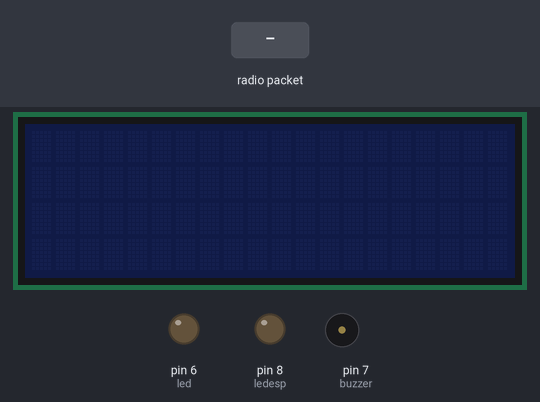
Recording of a sketch running on a simulated Arduino Uno, built with avr-gcc and run on an emulated ATmega328P. Shown: 20×4 character LCD, output pins drawn as LEDs (lit = HIGH), buzzer (waves = sounding). Dashed ring = blinking. The inputs (shaded band) are chosen by the test bench. EEPROM starts erased; no radio packets arrive unless stated; the modem accepts every AT command (registered, SIM ready, sends succeed) and sends nothing else; what the sketch prints to the serial monitor is not drawn.

Above: at 4.7 s.
4.8 s: radio packet "idris" arrives
At 9.5 s:
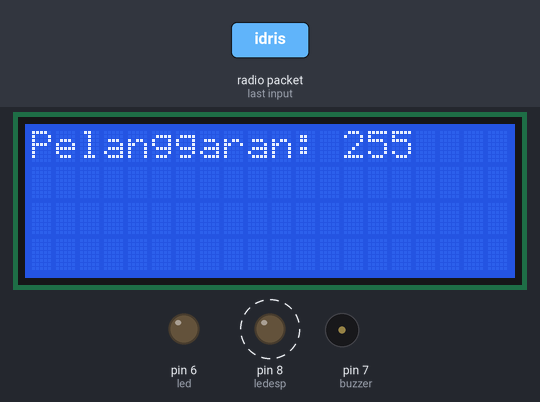
At 10.5 s:
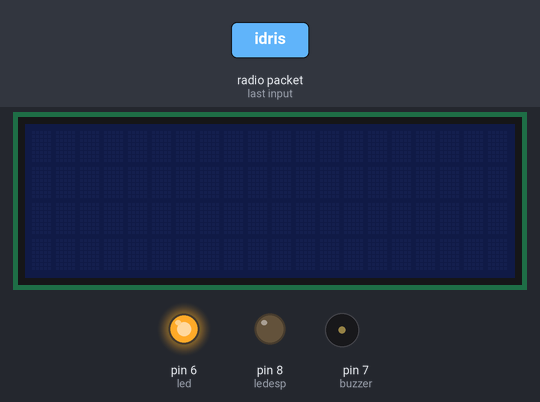
Timing chart, 0 to 13.7 s (numbered marks = the images above; inputs shaded):
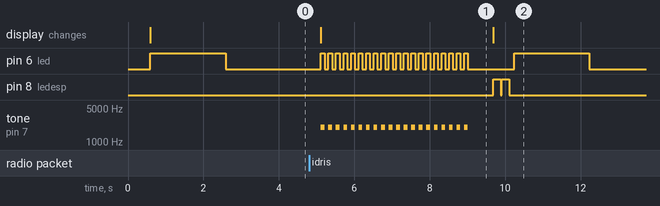

Measured:
- after the input at 4.8 s, pin 6 (led): goes 19 × (HIGH 0.10 s, LOW 0.10 s), HIGH 0.10 s, LOW 1.2 s, HIGH 2.0 s, then LOW, starting after 0.31 s; pin 8 (ledesp): alternates HIGH for 0.20 s and LOW for 0.01 s, 4 changes in all, then stays LOW, starting after 4.9 s

The sketch:

receiver.ino
```cpp
//PENGGUNA : Rahman Indra

#include  <SPI.h>                   //library SPI
#include <nRF24L01.h>               //library nRF24l01
#include <RF24.h>                   //library RF24
#include <EEPROM.h>                 //library EEPROMbu
#include <LiquidCrystal_I2C.h>      //library LCD
//esp
#include <SoftwareSerial.h>
#include <Wire.h>

String SSID_WIFI="qwerty";
String SSID_KEY="qwerty123";
String WEB_SERVER="192.168.43.70"; //Host //10.120.121.187
bool koneksiWifi;   //Simpan status koneksi
//String QUERY="/SistemKeamanan-PPL/arduino/insert?logMsg=";   //Kueri
String QUERY="/websensor/arduino.php?pelanggar=Rahman%20Indra&&dilanggar=";   //Kueri
SoftwareSerial myESP(2,3); // RX, TX
bool konekWifi();
bool kirimLog(String pesanLog);
bool initWifi();

LiquidCrystal_I2C lcd(0x27,20,4);   // alamat lcd 0x27 (16 char 2 baris)

RF24 radio(9,10);                   //deklarasi sensor nRF menggunakan pin 9 dan 10
int pelanggaranku;                  //pelanggaran pengguna

const int led = 6, ledesp=8;
const int buzzer = 7;
const byte address[6] = "00001";    //alamat NRF
int rom = 1;                        //tempat penyimpanan data pada eeprom
bool cekstatus = false;                   //deklarasi variabel penyimpan data pelanggaran
int hitungPelanggaran = EEPROM.read(rom);        //membaca data pada variabel rom
int button2 = 5;

//FUNGSI DAN DEKLARASI MILLIS
//unsigned long waktuSebelum=0;       // deklarasi untuk menghitung millis
//bool statusLed = HIGH;              //deklarasi statusled menjadi HIGH
//int jumlah = 0;                     //deklarasi jumlah sebagai penghitung led berkedip
//int lamaLed = 500;                  //sebagai lama waktu led berkedip (500 mili / 0,5 detik) saat dimamsukkan rumus pada void loop
//void waktu(){
//  unsigned long waktuSekarang=millis();
//  int lamaHijau=500;q
//  if(waktuSekarang-waktuSebelum>=lamaHijau && jumlah<5){
//    statusLed=!statusLed;
//    digitalWrite(led1,statusLed);
//    waktuSebelum=millis();
//    if(statusLed==LOW){
//      jumlah++;
//      Serial.println(jumlah);
//    }
//  }
//}

void(*mulai_reset) (void) = 0;      //perintah reset


void LCD_TAMPIL(){                  //FUNGSI tampilkan data pada LCD
  lcd.backlight();
  lcd.setCursor(0,0);
  lcd.print("Pelanggaran: " );
  lcd.print(hitungPelanggaran);
  lcd.display();
}

void setup() {
  myESP.begin(9600);
  koneksiWifi = konekWifi(); //MATIIN SEMENTARA SUPAYA CEPAT

  lcd.init();                       //LCD mulai
  lcd.init();

  pinMode(button2, INPUT);
  pinMode(led,OUTPUT);
  pinMode(ledesp,OUTPUT);
  pinMode(buzzer,OUTPUT);
  Serial.begin(9600);
  radio.begin();
  radio.openReadingPipe(0,address);
  radio.setPALevel(RF24_PA_MIN);
  radio.setDataRate(RF24_2MBPS);
  radio.startListening();
  Serial.println("mulai dari awal");
  Serial.println();

      digitalWrite(led,HIGH);
      delay(2000);
      digitalWrite(led,LOW);
      delay(1000);
  noTone(buzzer);
}

void loop() {
    unsigned long cekwaktu=millis();

  char text[32] = "";
  if (radio.available()){
//    delay(3000);  //tambahkan nanti
    radio.read(&text, sizeof(text));
    String nama = String(text);

    //CEK Muhammad Idris
    if (nama == "idris") { // && cekwaktu>
      //kirim ke database namapenguna dan nama pelanggar
//      Serial.println(cekwaktu);

      LCD_TAMPIL();
      if(cekstatus==false){
        hitungPelanggaran++; //data yang terdapat dalam EEPROM (blok 1) akan ditambah 1
                     //menghitung pelanggaran yopan
        EEPROM.update(rom, hitungPelanggaran); //mengupdate data EEPROM dengan nilai Count
        Serial.print("Pelanggaran Anda adalah sebanyak: ");
        Serial.println(hitungPelanggaran);
        cekstatus=true;
      }
      Serial.print("Terdeteksi : ");
      Serial.println(nama);

      if(hitungPelanggaran>0 && hitungPelanggaran<=2){
        for(int i=0; i<4;  i++){
          digitalWrite(led,HIGH);
          tone(buzzer, 300);
          delay(800);
          digitalWrite(led,LOW);
          noTone(buzzer);
          delay(800);
        }
      }

      else if(hitungPelanggaran>=3 && hitungPelanggaran<=5){
        for(int i=0; i<5;  i++){
          digitalWrite(led,HIGH);
          tone(buzzer, 900);
          delay(500);
          digitalWrite(led,LOW);
          noTone(buzzer);
          delay(500);
        }
      }

     else if(hitungPelanggaran>=6 && hitungPelanggaran<=8){
        for(int i=0; i<7;  i++){
          digitalWrite(led,HIGH);
          tone(buzzer, 1700);
          delay(250);
          digitalWrite(led,LOW);
          noTone(buzzer);
          delay(250);
        }
      }
      else{
//        noTone(buzzer);
        for(int i=0; i<20;  i++){
          digitalWrite(led,HIGH);
          tone(buzzer, 2000);
          delay(100);
          digitalWrite(led,LOW);
          noTone(buzzer);
          delay(100);
        }
      }

     if(koneksiWifi){
        kirimLog(String("Muhammad Idris"));
      }else{
        konekWifi();
      }

      cekwaktu=0; //ga berpengaruh.
      Serial.println("RESET");
      delay(200);
      mulai_reset();
    }

//IMAM WICAKSONO========================================================================================
//NOTED : gunakan hitungPelanggar, sebagai akumulasi jumlah pelanggaran pengguna
    else if (nama == "imam" ) { //&& cekwaktu>7000
      //kirim ke database nama pengguna dan imam sbg pelanggar atau melanggar
//      Serial.println(cekwaktu);

      LCD_TAMPIL();
      if(cekstatus==false){
        hitungPelanggaran++; //data yang terdapat dalam EEPROM (blok 1) akan ditambah 1
                     //menghitung pelanggaran yopan
        EEPROM.update(rom, hitungPelanggaran); //mengupdate data EEPROM dengan nilai Count
        Serial.print("Pelanggaran Anda adalah sebanyak: ");
        Serial.println(hitungPelanggaran);
        cekstatus=true;
      }
      Serial.print("Terdeteksi : ");
      Serial.println(nama);
//      for(int i=0; i<5;  i++){      //HANYA SEBAGAI PERANTARA LCD
//          digitalWrite(led,HIGH);
//          tone(buzzer, 300);
//          delay(1000);
//          digitalWrite(led,LOW);
//          noTone(buzzer);
//          delay(1000);
//        }
      if(hitungPelanggaran>0 && hitungPelanggaran<=2){
        for(int i=0; i<4;  i++){
          digitalWrite(led,HIGH);
          tone(buzzer, 300);
          delay(800);
          digitalWrite(led,LOW);
          noTone(buzzer);
          delay(800);
        }
      }

      else if(hitungPelanggaran>=3 && hitungPelanggaran<=5){
        for(int i=0; i<5;  i++){
          digitalWrite(led,HIGH);
          tone(buzzer, 900);
          delay(500);
          digitalWrite(led,LOW);
          noTone(buzzer);
          delay(500);
        }
      }

     else if(hitungPelanggaran>=6 && hitungPelanggaran<=8){
        for(int i=0; i<7;  i++){
          digitalWrite(led,HIGH);
          tone(buzzer, 1700);
          delay(250);
          digitalWrite(led,LOW);
          noTone(buzzer);
          delay(250);
        }
      }
      else{
//        noTone(buzzer);
        for(int i=0; i<20;  i++){
          digitalWrite(led,HIGH);
          tone(buzzer, 2000);
          delay(100);
          digitalWrite(led,LOW);
          noTone(buzzer);
          delay(100);
        }
      }

      if(koneksiWifi){
        kirimLog(String("Imam Wicaksono"));
      }else{
//        konekWifi();  //MATIIN SEMENTARA SUPAYA CEPAT
      }

      cekwaktu=0; //ga berpengaruh.
      Serial.println("RESET");
      delay(200);
      mulai_reset();
    }

    else{
//      Serial.println(cekwaktu);
      digitalWrite(led,LOW);
//      digitalWrite(buzzer,HIGH);
       Serial.print("NO");
      delay(500);
    }
  }
  else{
    Serial.println("tidak ada radio");
    Serial.print("pelanggaran : ");
    Serial.println(hitungPelanggaran);
//      digitalWrite(buzzer,HIGH);
//      cekwaktu=0;
    delay(500);
  }
 // if(digitalRead(button2)==HIGH){
 //   LCD_TAMPIL();
 //   delay(2000);
 //   lcd.noDisplay();
 //   lcd.noBacklight();
 // }
}

//=====================================================================================
bool konekWifi(){
    Serial.begin(9600);
    //setmode
    myESP.println("AT+CWMODE=1");
    if(myESP.find("OK")){
        Serial.println("CWMODE OK");
        String w = "AT+CWJAP=\"";
        w = w + SSID_WIFI;
        w = w + "\",\"";
        w = w + SSID_KEY;
        w = w + "\"";
        myESP.println(w);
        Serial.println(w);
        myESP.setTimeout(15000);
        if(myESP.find("WIFI GOT IP")){
            Serial.println("CWJAP OK");
            digitalWrite(ledesp,HIGH);
            delay(200);
            digitalWrite(ledesp,LOW);
            myESP.setTimeout(2000);
            myESP.println("AT+CIPMUX=0");
            if(myESP.find("OK")){
                Serial.println("CIPMUX OK\n");
                digitalWrite(ledesp,HIGH);
                delay(200);
                digitalWrite(ledesp,LOW);
                return 1;
            }else{
                Serial.println("CIPMUX NOT OK");
                return 0;
            }
        }else{
            Serial.println("CWJAP NOT OK");
            return 0;
        }
    }else{
        Serial.println("CWMODE NOT OK");
        return 0;

    }
}

bool kirimLog(String pesanLog){
    pesanLog.replace(" ", "%20");
    Serial.begin(9600);
    myESP.setTimeout(200);
    String con;
    con = "AT+CIPSTART=\"TCP\",\"";
    con = con + WEB_SERVER;
    con = con +"\",80";
    Serial.println(con);
    myESP.println(con);
    myESP.setTimeout(1000);
    if(myESP.find("CONNECT")){
        Serial.println("READY TO GET");
    }else{
        Serial.println("CANNOT OPEN COMMUNICATION");
        return 0;
    }
    String request;
    request = "";
    request.concat("GET ");
    request.concat(QUERY);
    request.concat(pesanLog);
    request.concat(" HTTP/1.1\r\n");
    request.concat("Host: ");
    request.concat(WEB_SERVER);
    request.concat("\r\n\r\n");
    request.concat("Host: ");
    request.concat(WEB_SERVER);
    request.concat("\r\n\r\n");

    Serial.println("TCP REQUEST: ");
    Serial.println(request);
    myESP.print("AT+CIPSEND=");
    myESP.println(request.length());

    if(myESP.find(">")){
        myESP.println(request);
        if(myESP.find("SEND OK")){
            Serial.print("HTTP REQ SENT\n\n");
            myESP.println("AT+CIPCLOSE");
            if(myESP.find("CLOSED")){
                return 1;
            }
        }
    }else{
        Serial.println("CANNOT SEND REQUEST");
        return 0;
    }
}

//Pertama kali dijalankan untuk mereset wifi
bool initWifi(){
    myESP.setTimeout(5000);
    myESP.println("AT+RST");
    delay(1000);
}
```
